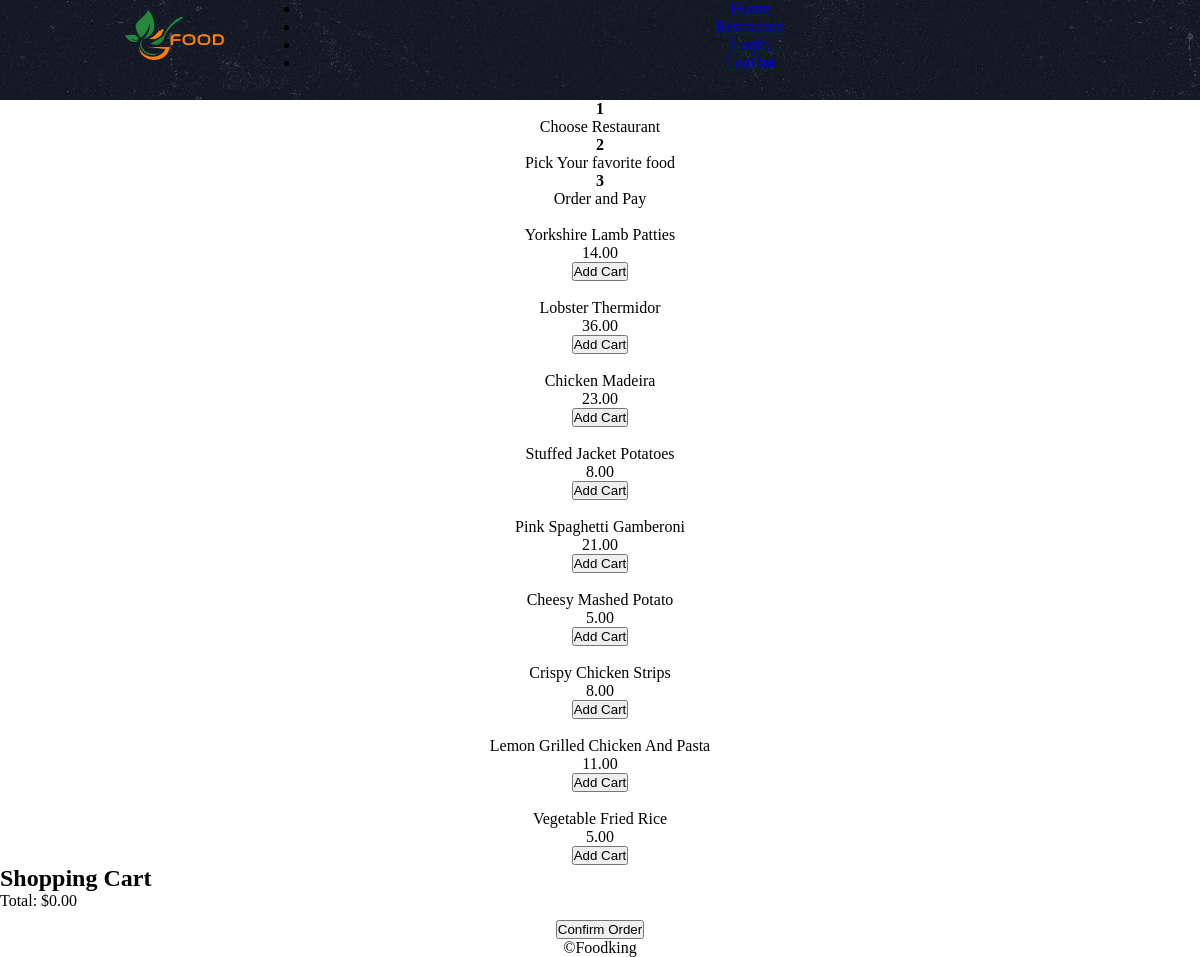
The page /restaurant1.php on the database its author committed.
### tables this page shows
CREATE TABLE `dishes` (
  `d_id` int(11) NOT NULL,
  `rs_id` int(11) NOT NULL,
  `title` varchar(222) NOT NULL,
  `slogan` varchar(222) NOT NULL,
  `price` decimal(10,2) NOT NULL,
  `img` varchar(222) NOT NULL
);

### restaurant1.php (the view, shortened to what this page needs)
<?php
@include 'config.php';
$sql = "SELECT * FROM dishes LIMIT 9";
$result = mysqli_query($con, $sql);
?>
<!DOCTYPE html>
<html lang="en">
<head>
    <link rel="stylesheet" href="style2.css">
    <link rel="stylesheet" href="https://cdnjs.cloudflare.com/ajax/libs/font-awesome/6.4.2/css/all.min.css" />
</head>
<body>
    <div class="container">
        <div class="header">
            <div class="logo">
                <img src="images/logo.png" alt="">
            </div>
            <div class="nav">
                <ul>
                    <li><a href="index.php">Home</a></li>
                    <li><a href="restaurant.php">Restaurant</a></li>
                    <li><a href="login.php">LogIn</a></li>
                    <li><a href="logout.php">LogOut</a></li>
                </ul>
            </div>
        </div>
        <div class="articale">
            <div class="heading">
             <span class="dot"><h4>1</h4></span>
             <span>Choose Restaurant</span>
             <span class="dot1"><h4>2</h4></span>
             <span>Pick Your favorite food</span>
             <span class="dot2"><h4>3</h4></span>
             <span>Order and Pay</span>
            </div>
         </div>
         <div class="addCart">
    <div class="item">
        <?php
        while ($row = mysqli_fetch_assoc($result)) {
            echo '<div class="item1">';
            echo '<div class="img">';
            echo '</div>';
            echo '<p>' . $row['title'] . '</p>';
            echo '<p>' . $row['price'] . '</p>';
            echo '<button class="addToCartBtn" data-title="' . $row['title'] . '" data-price="' . $row['price'] . '" data-img="' . $row['img'] . '">Add Cart</button>';
            echo '</div>';
        }
        ?>
    </div>
    <div class="cart">
        <div class="cart1">
            <h2>Shopping Cart</h2>
            <p>Total: <span id="totalPrice">$0.00</span></p>
        </div>
    </div>
</div>
     <div class="footer">
            <p>&copy;Foodking</p>
        </div>
         </div>
</body>
</html>

### style2.css (style rules this page uses)
* { margin: 0; padding: 0; box-sizing: border-box; }
.container { width: 100%; height: 100vh; align-items: center; text-align: center; }
.header { width: 100%; height: 100px; background-image: url(images/menu-bg.jpg); }
.header img { width: 100%; height: 100%; }
.logo { height: 100%; width: 25%; float: left; }
.logo img { width:100px; height: 50px; margin-left: 50px; margin-top: 10px; }

### restaurant1.php (style rules this page uses)
.cart1 { display: flex; flex-direction: column; align-items: flex-start; }

### rows shown on the page
dishes: title "Yorkshire Lamb Patties", price "14.00"
dishes: title "Lobster Thermidor", price "36.00"
dishes: title "Chicken Madeira", price "23.00"
dishes: title "Stuffed Jacket Potatoes", price "8.00"
dishes: title "Pink Spaghetti Gamberoni", price "21.00"
dishes: title "Cheesy Mashed Potato", price "5.00"
dishes: title "Crispy Chicken Strips", price "8.00"
dishes: title "Lemon Grilled Chicken And Pasta", price "11.00"
dishes: title "Vegetable Fried Rice", price "5.00"
